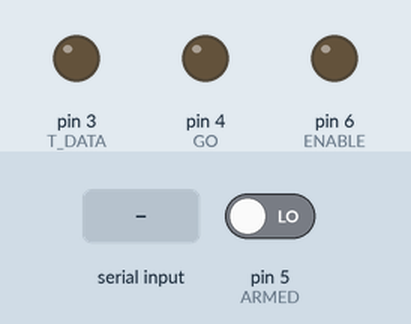
Bench run of a sketch on a simulated Arduino Uno, built with avr-gcc and run on an emulated ATmega328P. Parts: output pins drawn as LEDs (lit = HIGH). The test bench sets the inputs (shaded band); at power-on: pin 5 (ARMED) LOW. Pins used as bus, display or sensor lines are not drawn; what the sketch prints to the serial monitor is not drawn.

Above: at 1.2 s.
1.3 s: "4" received over Serial
At 1.6 s:
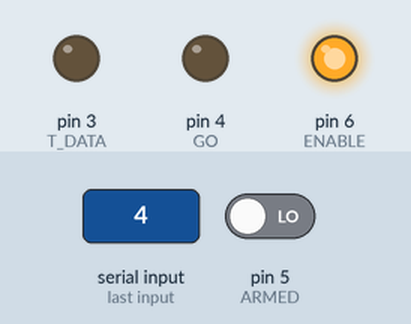
2.8 s: pin 5 (ARMED) driven HIGH
At 3.9 s:
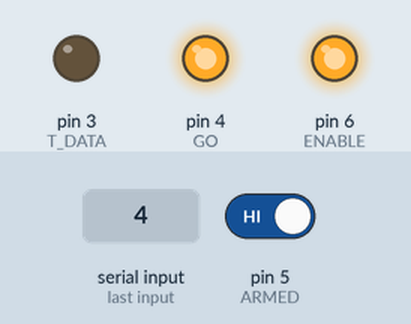
4.3 s: pin 5 (ARMED) driven LOW
At 5.5 s:
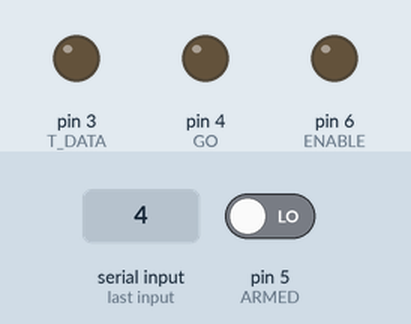
6.3 s: "1" received over Serial
7.8 s: "90,45\n" received over Serial
At 9.1 s:
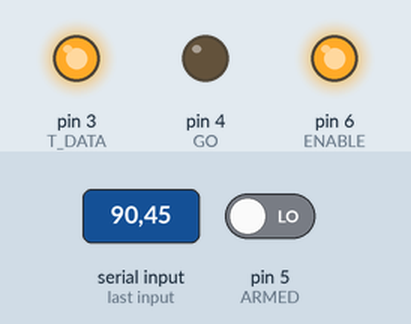
9.7 s: pin 5 (ARMED) driven HIGH
At 10.4 s:
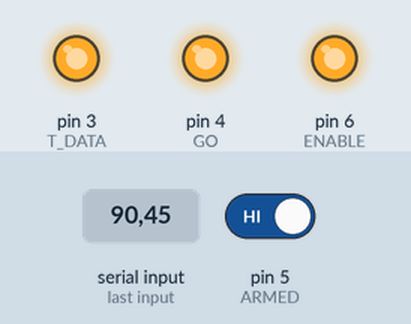
Timing chart, 0 to 12.2 s (numbered marks = the images above; inputs shaded):
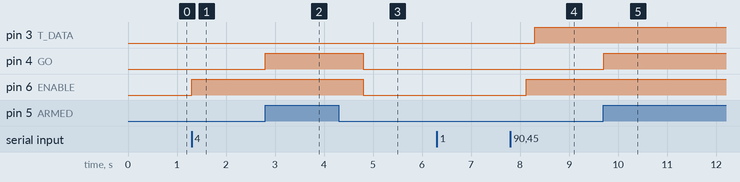

Measured:
- after the input at 1.3 s, pin 6 (ENABLE): LOW → HIGH at once
- after the input at 2.8 s, pin 4 (GO): LOW → HIGH at once
- after the input at 4.3 s, pin 4 (GO), pin 6 (ENABLE): HIGH → LOW after 0.50 s
- after the input at 6.3 s, every drawn part: stays the same
- after the input at 7.8 s, pin 3 (T_DATA): LOW → HIGH after 0.49 s; pin 6 (ENABLE): LOW → HIGH after 0.33 s
- after the input at 9.7 s, pin 4 (GO): LOW → HIGH at once

The sketch:

glitchcraft.ino
```cpp
/*
** Glitchcraft Controller
** - targets the Teensy, may have some Teensy-specific code
 */


#define T_CLK    2
#define T_DATA   3
#define GO       4
#define ARMED    5
#define ENABLE   6

int state = 0;


unsigned char hold_off[8];  // ticks to hold device in reset
unsigned char hold_on[8];   // ticks to wait for glitch?
unsigned char polarity = 0;

void setup()
{
  Serial.begin(9600);// Teensy USB is always 12Mbit/sec

  pinMode(T_CLK, OUTPUT);
  pinMode(T_DATA, OUTPUT);
  pinMode(GO, OUTPUT);
  pinMode(ARMED, INPUT);
  pinMode(ENABLE, OUTPUT);

  digitalWrite(T_CLK, LOW);
  digitalWrite(T_DATA, LOW);
  digitalWrite(GO, LOW);
  digitalWrite(ENABLE, LOW);
}

void loop()
{
   switch(state) {
    case 0:
      state = 1;
      main_menu();
      break;
    default:
      break;
   }

  if (Serial.available()) {
    char c = Serial.read();

    switch(c){
      case '1':
        Serial.println("Toggled Polarity.");
        (polarity == 0) ? polarity = 1 : polarity = 0;
        break;
      case '2':
        Serial.println("Enter 16 Hex Digits for Hold Off (64 bits):");
        for(int i=0; i<8; i++)
        {
          int c = SerialReadHexByte();
          if( c < 0 )
          {
            Serial.println("Invalid Character!");
            break;
          }
          else hold_off[i] = c;
        }
        break;
      case '3':
        Serial.println("Enter 16 Hex Digits for Hold On (64 bits):");
        for(int i=0; i<8; i++)
        {
          int c = SerialReadHexByte();
          if( c < 0 )
          {
            Serial.println("Invalid Character!");
            break;
          }
          else hold_on[i] = c;
        }
        break;
      case '4':
        // ConfigData: hold_off, hold_on, then polarity (MSB->LSB order)

        // To Program Config Data:
        // 1. enable pin high
        digitalWrite(ENABLE, HIGH);

        // 2. Clock in Config Data
        Serial.println("Writing Configuration Data...");
        for( int i=0; i<8; i++ )    // each byte
        {
          for( int j=0; j<8; j++ )  // each bit
          {
            digitalWrite( T_DATA, ((hold_off[i] << j) & 0x80) ? HIGH : LOW );
            digitalWrite( T_CLK, HIGH );
            delay(1);
            digitalWrite( T_CLK, LOW );
          }
        }
        delay(1);
        for( int i=0; i<8; i++ )    // each byte
        {
          for( int j=0; j<8; j++ )  // each bit
          {
            digitalWrite( T_DATA, ((hold_on[i] << j) & 0x80) ? HIGH : LOW );
            digitalWrite( T_CLK, HIGH );
            delay(1);
            digitalWrite( T_CLK, LOW );
          }
        }
        delay(1);
        digitalWrite( T_DATA, polarity ? HIGH : LOW );
        digitalWrite( T_CLK, HIGH );
        delay(1);
        digitalWrite( T_CLK, LOW );
        Serial.println("Configuration Data Written.");

        // 3. wait for armed to be high in loop
        while( digitalRead(ARMED) == LOW )
        {
          digitalWrite( T_CLK, HIGH );
          delay(1);
          digitalWrite( T_CLK, LOW );
          Serial.print(".");
        }
        Serial.println("");
        Serial.println("ARMED!!!");

        // 4. set go high to start glitch
        delay(1);
        digitalWrite( GO, HIGH );
        Serial.println("FIRING!!!");
        while( digitalRead(ARMED) == HIGH )
        {
          delay(1000);
          Serial.println("Running...");
        }
        Serial.println("Completed!  Resetting...");
        digitalWrite( GO, LOW );
        delay(1);
        digitalWrite(ENABLE, LOW);
        delay(1);
        digitalWrite( T_CLK, HIGH );  // have to clock once more after bringing enable low
        delay(1);
        digitalWrite( T_CLK, LOW );

        break;
      default:
        Serial.println("");
        break;
    }
    state = 0;
  }
}

void main_menu()
{
  Serial.print("1. Polarity: ");
  if(polarity)
    Serial.println("Starts High");
  else Serial.println("Starts Low");

  Serial.print("2. Hold Off: ");
  for(int i=0; i<7; i++)
    Serial.print( printHexByte(hold_off[i]) );
  Serial.println( printHexByte(hold_off[7]) );

  Serial.print("3. Hold On: ");
  for(int i=0; i<7; i++)
    Serial.print( printHexByte(hold_on[i]) );
  Serial.println( printHexByte(hold_on[7]) );

  Serial.println("4. Launch Glitch");

  Serial.println("Choose an option: ");
}

String printHexByte(byte b) {
  String tmp = String(b, 16);
  if(tmp.length() < 2)
    tmp = "0" + tmp;
  return tmp;
}

byte WaitAndRead()
{
    while (Serial.available() == 0) {
        // do nothing
    }
    return (byte) Serial.read();
}

int SerialReadHexDigit()
{
    byte c = WaitAndRead();
    if (c >= '0' && c <= '9') {
        return c - '0';
    } else if (c >= 'a' && c <= 'f') {
        return c - 'a' + 10;
    } else if (c >= 'A' && c <= 'F') {
        return c - 'A' + 10;
    } else {
        return -1;   // invalid
    }
}

int SerialReadHexByte()
{
    int a = SerialReadHexDigit();
    int b = SerialReadHexDigit();
    if (a<0 || b<0) {
        return -1;  // an invalid hex character was encountered
    } else {
        return (a*16) + b;
    }
}
```
